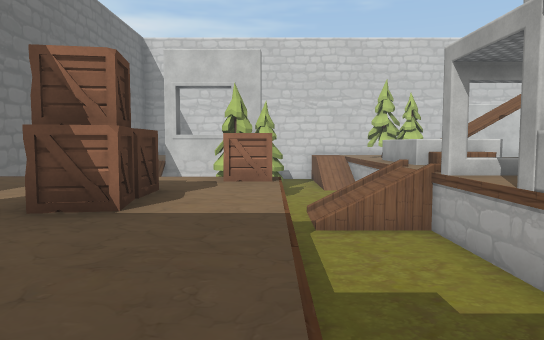
[1] (above)

19 first-person views from a walk through a 3-D level made in the Unity game engine. The camera is 1.2 m above the floor, tilts 4° down and sees 70° across. The floor is counted in squares, 2 m on a side. Each view is taken from the middle of a square. On the plan, view 1 faces up. The plan holds only what a view shows up to about 11 squares ahead; the rest is blank. The place goes on beyond the plan. Some surface patterns are stand-ins.

[2]
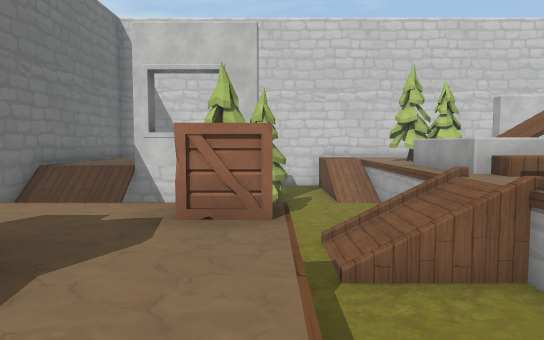

[3]
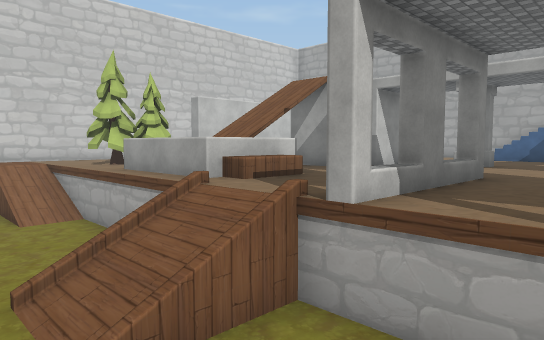

[4]
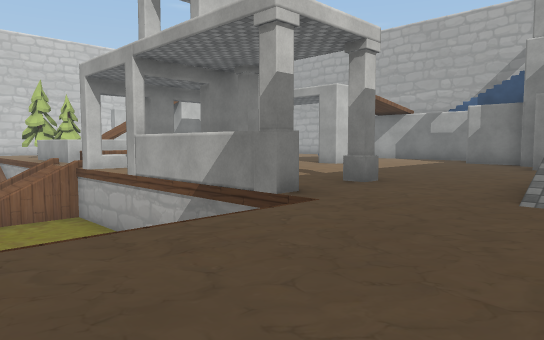

[5]
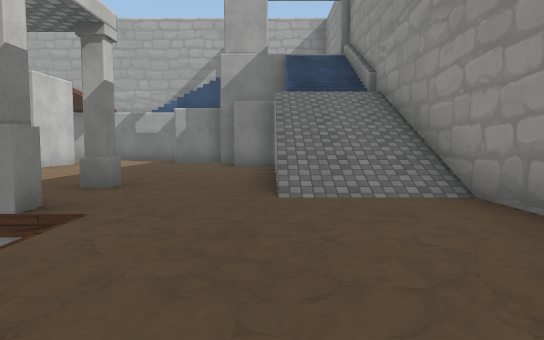

[6]
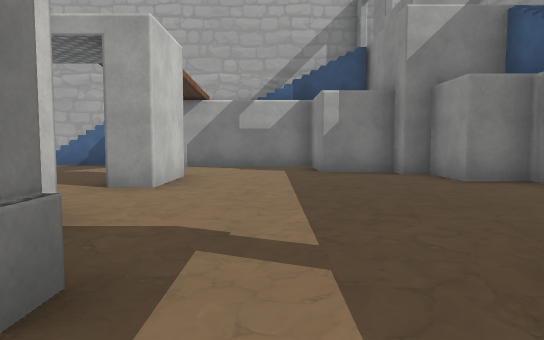

[7]
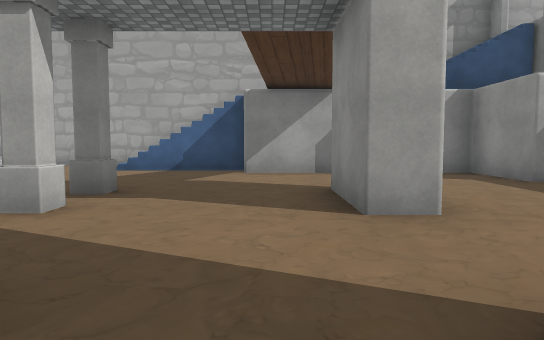

[8]
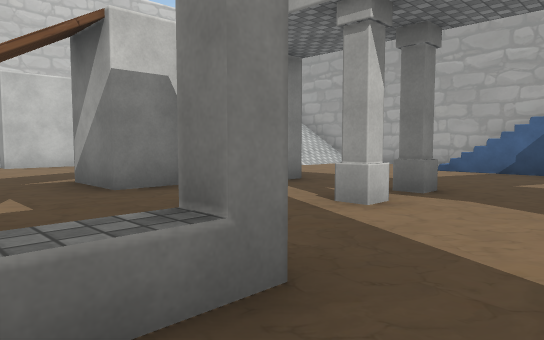

[9]
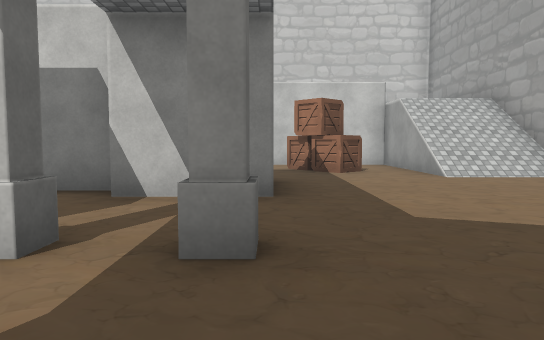

[10]
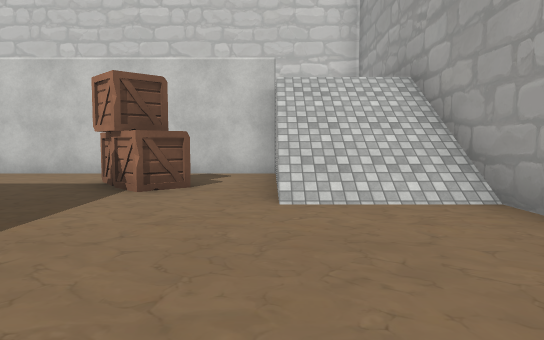

[11]
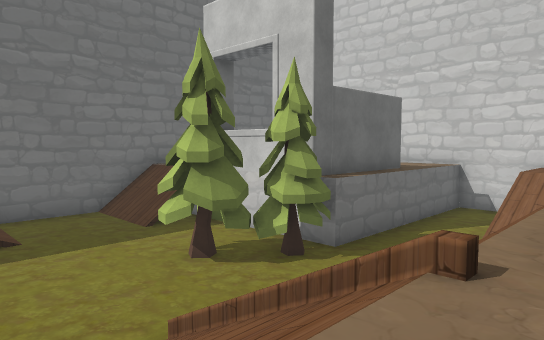

[12]
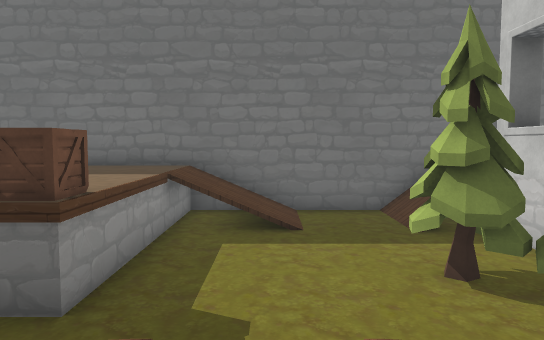

[13]
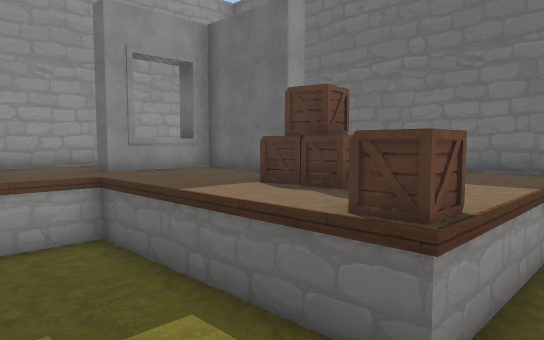

[14]
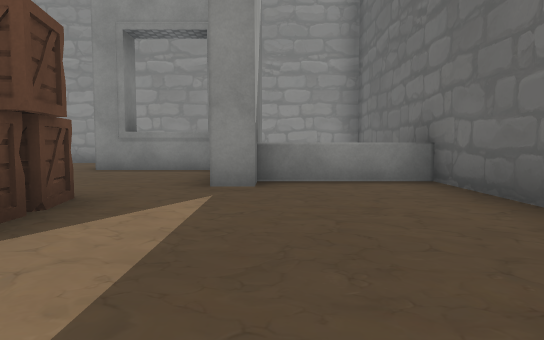

[15]
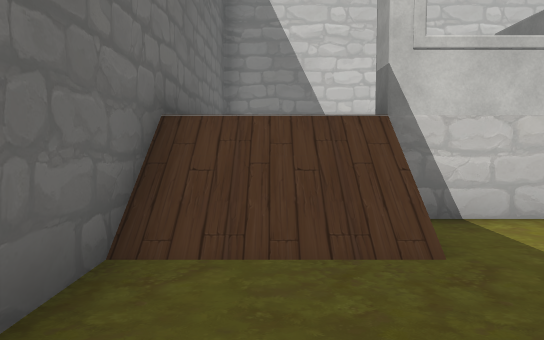

[16]
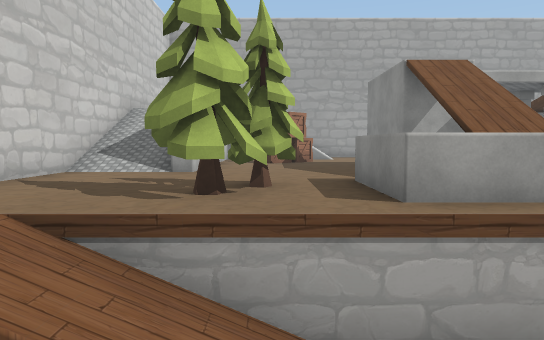

[17]
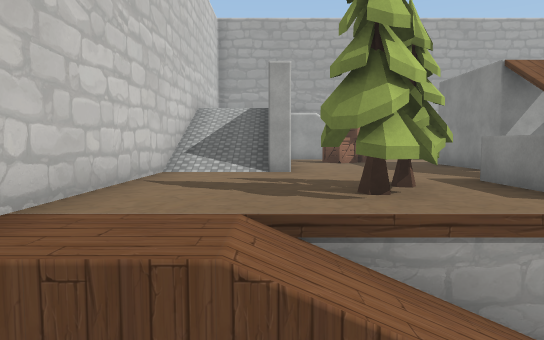

[18]
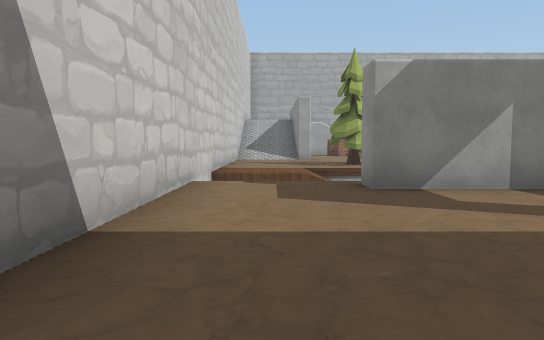

[19]
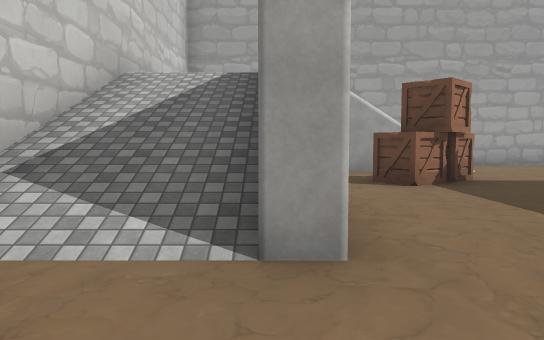

### Floor plan
Key: @ floor where view 1 was taken; # wall or solid block; x gap in a wall; . main floor; - floor 2.5 m lower than the main floor; : floor 3.25 m higher than the main floor; / step, stairs or slope; = window, fence, low wall or low ledge; ^ raised ledge; v drop or lower ground; T tree; B box; C crate.
Columns run from 7 left of view 1 to 17 right of it. Each row starts with its distance up from view 1.
 20  #######################
 19 # ...../-....../////    #
 18 #....../-....../////    #
 17 # ...../-//....####^^^  #
 16 #  ...#/-//TT.........  #
 15 #    .#/-//.TT.....C.///#
 14 #...###/--/........CC///#
 13 #///--TT--/^^^.......///#
 12 #///--TT--/^^#.####.....#
 11 #-----T---/^^^.####.....#
 10 #-------=v#.B...........#
  9 #///----///...........//#
  8 #///----///.   .#.#... /#
  7 =//////---/^x^#....... /#
  6 #......C--/........../  #
  5 #....C./--# ###..##../
  4 #....C./--# .#.......:
  3 #....../--#..........:
  2 #...#../--#.........#:/
  1 #/ ##../--/.#......:  /#
  0 #   #..@.........##### #
 -1 #   ###.....////.##    ^
 -2 #     ......////^#
 -3 #     ......////##
 -4  ################

Where each view was taken, in squares from view 1:
view 1: 0 up, 0 right, facing up
view 2: 3 up, 0 right, facing up
view 3: 5 up, 0 right, facing up-right
view 4: 2 down, 0 right, facing up-right
view 5: 1 down, 0 right, facing right
view 6: 3 up, 4 right, facing right
view 7: 6 up, 6 right, facing right
view 8: 6 up, 6 right, facing up-right
view 9: 6 up, 11 right, facing up
view 10: 9 up, 14 right, facing up
view 11: 8 up, 4 right, facing up-left
view 12: 9 up, 4 right, facing left
view 13: 8 up, 3 right, facing down-left
view 14: 7 up, 4 left, facing down
view 15: 9 up, 5 left, facing up
view 16: 15 up, 0 right, facing right
view 17: 17 up, 0 right, facing right
view 18: 18 up, 6 left, facing right
view 19: 17 up, 6 right, facing right
